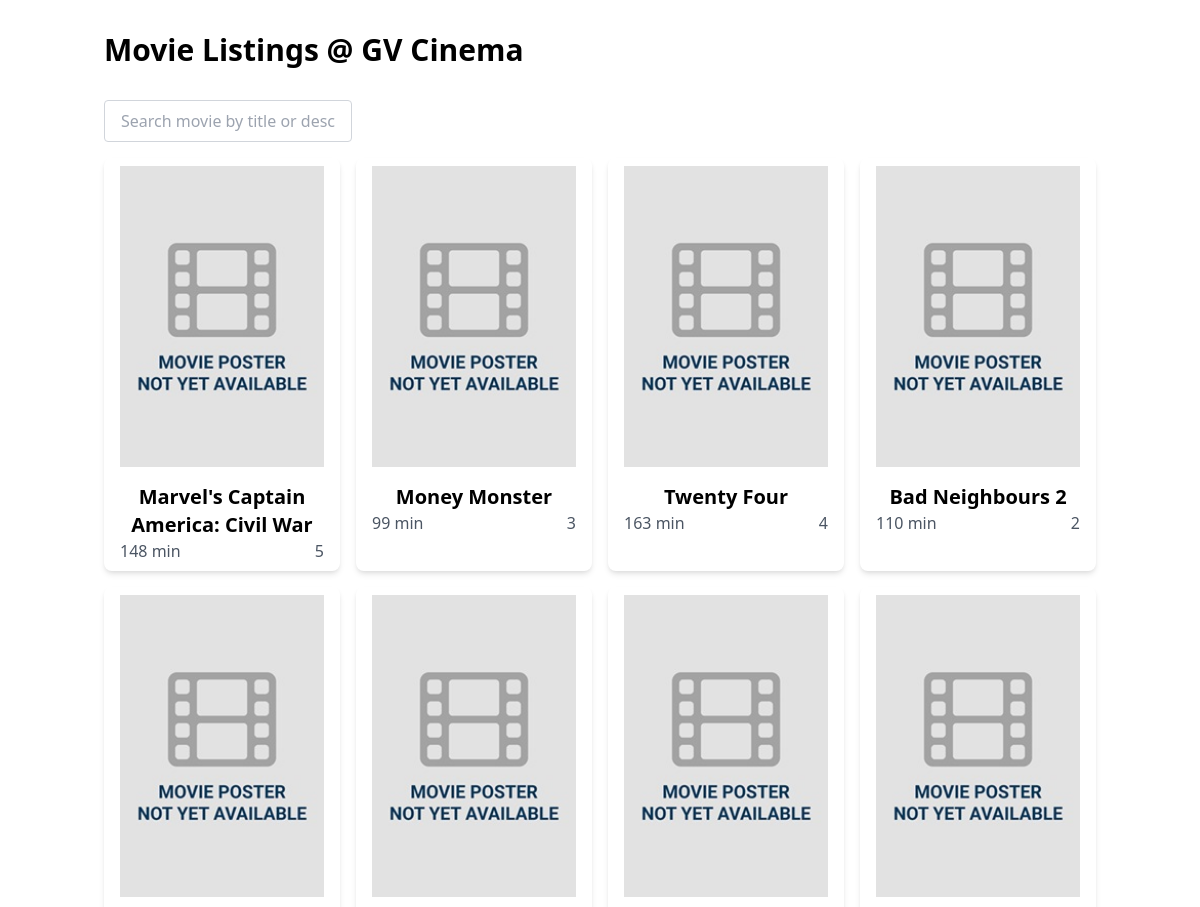
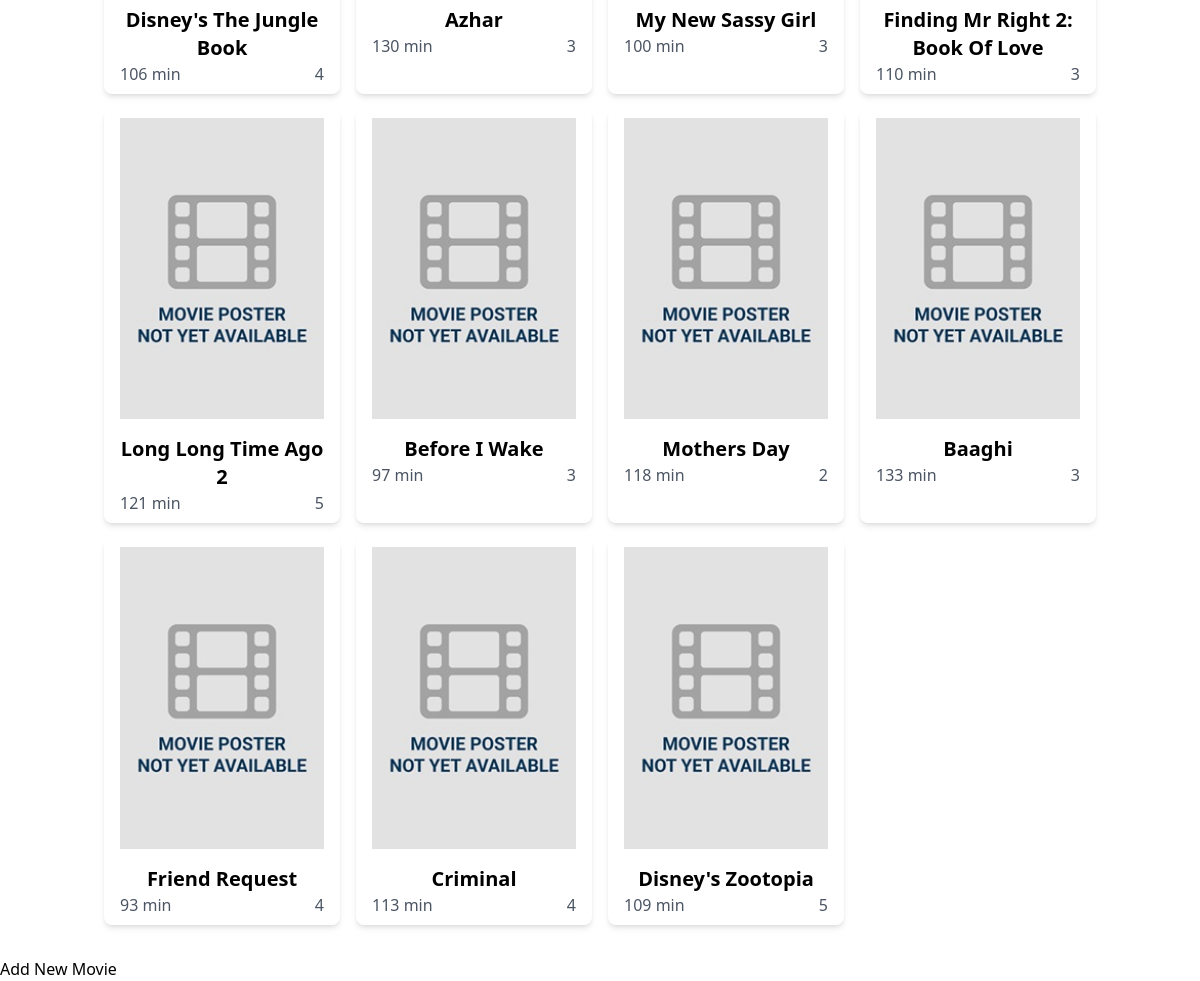
The page / on the database its author committed (2 pictures, top to bottom).
### main/models.py (models this page shows, shortened)
class Movie(models.Model):
    id = models.IntegerField(primary_key=True)
    name = models.CharField(max_length=255)
    description = models.TextField()
    imgPath = models.CharField(max_length=255)
    duration = models.IntegerField()
    genre = models.JSONField()
    language = models.CharField(max_length=50)
    mpaaRating = models.ForeignKey(MpaaRating, on_delete=models.CASCADE)
    userRating = models.CharField(max_length=10)

### main/views.py (the view)
# urls.py: path('', views.movie_list, name='movie_list'),
def movie_list(request):
    movies = Movie.objects.all()
    return render(request, 'movie/movie_list.html', {'movies': movies})

### main/templates/movie/movie_list.html (shortened to what this page needs)
<!DOCTYPE html>
<html lang="en">
<head>
    <link href="https://unpkg.com/tailwindcss@^2/dist/tailwind.min.css" rel="stylesheet">
</head>
<body>
    <div class="container mx-auto px-4 py-8">
        <h1 class="text-3xl font-bold mb-8">Movie Listings @ GV Cinema</h1>
        <div class="mb-4 w-1/4">
            <input type="text" id="searchInput" class="border border-gray-300 rounded px-4 py-2 w-full" placeholder="Search movie by title or description">
        </div>
        <div class="grid grid-cols-4 gap-4" id="movieList">
            {% for movie in movies %}
            <div class="movie-card px-4 py-2 shadow-md rounded-lg text-center">
                <img src="assets/images/default-movie.jpg" alt="Movie poster" class="w-full mb-4">
                <a href="/movie/{{ movie.id }}"  class="text-xl font-bold mb-2">{{ movie.name }}</a>
                <div class="flex items-center justify-between">
                    <span class="text-gray-600">{{movie.duration}} min</span>
                    <span class="text-gray-600">{{ movie.userRating }}</span>
                </div>
            </div>
            {% endfor %}
        </div>
    </div>
    <a href="{% url 'movie_create' %}">Add New Movie</a>
</body>
</html>

### rows shown on the page
Movie: name "Marvel's Captain America: Civil War", duration "148", userRating "5"
Movie: name "Money Monster", duration "99", userRating "3"
Movie: name "Twenty Four", duration "163", userRating "4"
Movie: name "Bad Neighbours 2", duration "110", userRating "2"
Movie: name "Disney's The Jungle Book", duration "106", userRating "4"
Movie: name "Azhar", duration "130", userRating "3"
Movie: name "My New Sassy Girl", duration "100", userRating "3"
Movie: name "Finding Mr Right 2: Book Of Love", duration "110", userRating "3"
Movie: name "Long Long Time Ago 2", duration "121", userRating "5"
Movie: name "Before I Wake", duration "97", userRating "3"
Movie: name "Mothers Day", duration "118", userRating "2"
Movie: name "Baaghi", duration "133", userRating "3"
Movie: name "Friend Request", duration "93", userRating "4"
Movie: name "Criminal", duration "113", userRating "4"
Movie: name "Disney's Zootopia", duration "109", userRating "5"
